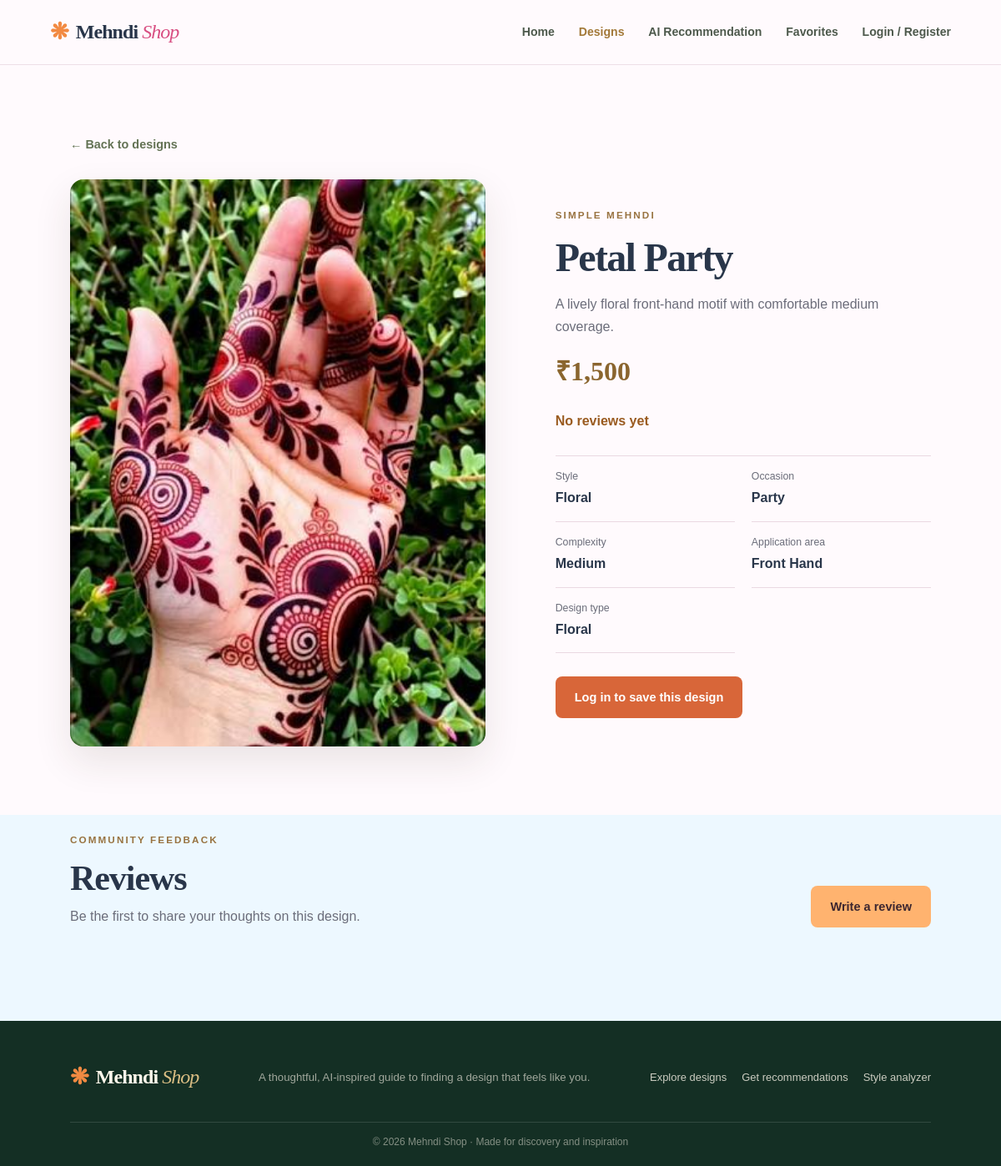
Screenshot of /design_details.php?id=16 with the database file from the repository.
### tables this page shows
CREATE TABLE IF NOT EXISTS designs (
    id INT UNSIGNED NOT NULL AUTO_INCREMENT PRIMARY KEY,
    design_name VARCHAR(150) NOT NULL,
    category_id INT UNSIGNED NOT NULL,
    image VARCHAR(255) NOT NULL,
    style VARCHAR(50) NOT NULL,
    occasion VARCHAR(50) NOT NULL,
    complexity VARCHAR(30) NOT NULL,
    application_area VARCHAR(50) NOT NULL,
    design_type VARCHAR(50) NOT NULL,
    description TEXT NOT NULL,
    price DECIMAL(7,2) NOT NULL,
    created_at TIMESTAMP NOT NULL DEFAULT CURRENT_TIMESTAMP,
    CONSTRAINT fk_designs_category FOREIGN KEY (category_id)
        REFERENCES categories (id) ON UPDATE CASCADE ON DELETE RESTRICT,
    CONSTRAINT chk_designs_price CHECK (price >= 500 AND price <= 10000),
    INDEX idx_designs_category (category_id),
    INDEX idx_designs_preferences (style, occasion, complexity, application_area, design_type)
);

CREATE TABLE IF NOT EXISTS categories (
    id INT UNSIGNED NOT NULL AUTO_INCREMENT PRIMARY KEY,
    category_name VARCHAR(100) NOT NULL UNIQUE
);

### functions.php (called while the page is built, shortened)
<?php
function h(mixed $value): string
{
    return htmlspecialchars((string) $value, ENT_QUOTES, 'UTF-8');
}
function is_logged_in(): bool
{
    return isset($_SESSION['user_id']);
}
function image_url(string $image): string
{
    $relativePath = str_starts_with($image, 'uploads/')
        ? $image
        : 'images/' . basename($image);
    $diskPath = dirname(__DIR__) . DIRECTORY_SEPARATOR
        . str_replace('/', DIRECTORY_SEPARATOR, $relativePath);
    $fallbackImages = [
        'popular-design-1.png',
        'popular-design-2.png',
        'popular-design-3.png',
        'popular-design-4.png',
        'popular-design-5.png',
        'popular-design-6.png',
    ];
    $fallbackIndex = array_sum(array_map('ord', str_split(basename($image)))) % count($fallbackImages);
    return 'images/' . $fallbackImages[$fallbackIndex];
}
function format_price(string|int|float $price): string
{
    $amount = (float) $price;
    $decimals = floor($amount) === $amount ? 0 : 2;
    return '₹' . number_format($amount, $decimals, '.', ',');
}

### design_details.php (the view, shortened to what this page needs)
<?php
require_once __DIR__ . '/includes/db.php';
require_once __DIR__ . '/includes/functions.php';
$id = filter_input(INPUT_GET, 'id', FILTER_VALIDATE_INT);
$stmt = $conn->prepare('SELECT d.*, c.category_name FROM designs d JOIN categories c ON c.id = d.category_id WHERE d.id = ?');
$stmt->bind_param('i', $id);
$stmt->execute();
$design = $stmt->get_result()->fetch_assoc();
$isFavorite = false;
$ratingStmt = $conn->prepare('SELECT COUNT(*) AS review_count, AVG(rating) AS average_rating FROM design_feedback WHERE design_id = ?');
$ratingStmt->bind_param('i', $id);
$ratingStmt->execute();
$ratingSummary = $ratingStmt->get_result()->fetch_assoc();
require __DIR__ . '/includes/header.php';
?>
<section class="section detail-section">
    <a class="back-link" href="designs.php">← Back to designs</a>
    <div class="detail-layout">
        <div class="detail-image"><img src="<?= h(image_url($design['image'])) ?>" alt="<?= h($design['design_name']) ?>"></div>
        <div class="detail-copy"><p class="eyebrow"><?= h($design['category_name']) ?></p><h1><?= h($design['design_name']) ?></h1><p class="detail-description"><?= h($design['description']) ?></p>
            <p class="detail-price"><?= h(format_price($design['price'])) ?></p>
            <p class="detail-rating"><?php if ((int) $ratingSummary['review_count'] > 0): ?>⭐ <?= number_format((float) $ratingSummary['average_rating'], 1) ?>/5 based on <?= (int) $ratingSummary['review_count'] ?> review<?= (int) $ratingSummary['review_count'] === 1 ? '' : 's' ?><?php else: ?>No reviews yet<?php endif; ?></p>
            <dl class="detail-facts"><div><dt>Style</dt><dd><?= h($design['style']) ?></dd></div><div><dt>Occasion</dt><dd><?= h($design['occasion']) ?></dd></div><div><dt>Complexity</dt><dd><?= h($design['complexity']) ?></dd></div><div><dt>Application area</dt><dd><?= h($design['application_area']) ?></dd></div><div><dt>Design type</dt><dd><?= h($design['design_type']) ?></dd></div></dl>
            <?php if (is_logged_in()): ?><form method="post" action="favorite_action.php"><input type="hidden" name="csrf_token" value="<?= h(csrf_token()) ?>"><input type="hidden" name="design_id" value="<?= (int) $design['id'] ?>"><input type="hidden" name="action" value="<?= $isFavorite ? 'remove' : 'add' ?>"><button class="button button-green" type="submit"><?= $isFavorite ? '♥ Remove from favorites' : '♡ Add to favorites' ?></button></form><?php else: ?><a class="button button-green" href="login.php">Log in to save this design</a><?php endif; ?>
        </div>
    </div>
</section>
<section class="section reviews-section" id="reviews">
    <div class="section-heading"><div><p class="eyebrow">Community feedback</p><h2>Reviews</h2><?php if ((int) $ratingSummary['review_count'] > 0): ?><p>⭐ <?= number_format((float) $ratingSummary['average_rating'], 1) ?>/5 based on <?= (int) $ratingSummary['review_count'] ?> review<?= (int) $ratingSummary['review_count'] === 1 ? '' : 's' ?></p><?php else: ?><p>Be the first to share your thoughts on this design.</p><?php endif; ?></div><a class="button button-gold" href="feedback.php?design_id=<?= (int) $id ?>">Write a review</a></div>
</section>
<?php require __DIR__ . '/includes/footer.php'; ?>

### style.css (style rules this page uses)
:root { --forest: #29364a; --green: #d86639; --leaf: #d84f82; --cream: #edf8ff; --paper: #fffafd; --sand: #ffeadc; --brown: #563e48; --muted: #6b6d7a; --gold: #f28a42; --line: #ead9e2; --red: #9d3d32; --serif: Georgia, 'Times New Roman', serif; --sans: Arial, Helvetica, sans-serif; }
* { box-sizing: border-box; }
html { scroll-behavior: smooth; }
body { margin: 0; color: var(--forest); background: var(--paper); font-family: var(--sans); font-size: 16px; line-height: 1.65; }
a { color: inherit; text-decoration: none; }
img { display: block; max-width: 100%; }
button, a, input, select, textarea { -webkit-tap-highlight-color: transparent; }
h1, h2, h3, p { margin-top: 0; }
h1, h2, h3 { font-family: var(--serif); font-weight: 600; line-height: 1.16; }
h1 { font-size: clamp(2.55rem, 5.4vw, 4.8rem); letter-spacing: -.035em; }
h2 { font-size: clamp(2rem, 3.5vw, 3.1rem); letter-spacing: -.025em; }
.eyebrow { margin-bottom: 13px; color: #987340; font-size: .73rem; font-weight: 700; letter-spacing: .18em; text-transform: uppercase; }
.button { display: inline-flex; min-height: 48px; align-items: center; justify-content: center; gap: 9px; padding: 12px 22px; border: 1px solid transparent; border-radius: 8px; cursor: pointer; font-size: .91rem; font-weight: 700; text-align: center; transition: transform .2s ease, background .2s ease, box-shadow .2s ease; }
.button-green { color: white; background: var(--green); }
.button-gold { color: #3d2730; background: #ffb36f; }
.section { padding: 82px max(7vw, 28px); }
.section-heading { display: flex; align-items: end; justify-content: space-between; gap: 24px; margin-bottom: 30px; }
.section-heading h2 { margin-bottom: 0; }
.detail-price { margin: -2px 0 20px; color: #8a652e; font-family: var(--serif); font-size: 2rem; font-weight: 700; }
.detail-section { max-width: 1300px; margin: auto; }
.back-link { display: inline-block; margin-bottom: 29px; color: #637354; font-size: .9rem; font-weight: 700; }
.detail-layout { display: grid; grid-template-columns: 1.05fr .95fr; align-items: center; gap: clamp(36px, 7vw, 90px); }
.detail-image { overflow: hidden; border-radius: 16px; background: var(--sand); box-shadow: 0 18px 45px rgba(62, 49, 29, .11); }
.detail-image img { width: 100%; max-height: 680px; object-fit: cover; }
.detail-copy h1 { margin-bottom: 16px; font-size: clamp(2.5rem, 4vw, 4rem); }
.detail-description { color: var(--muted); }
.detail-facts { display: grid; grid-template-columns: 1fr 1fr; gap: 0 20px; margin: 28px 0; border-top: 1px solid var(--line); }
.detail-facts div { padding: 14px 0; border-bottom: 1px solid var(--line); }
.detail-facts dt { color: var(--muted); font-size: .77rem; }
.detail-facts dd { margin: 3px 0 0; font-weight: 700; }
.detail-rating { margin: 0 0 18px; color: #9a5b20; font-weight: 700; }
.reviews-section { padding-top: 20px; background: var(--cream); }
.reviews-section .section-heading > div > p:last-child { margin: 8px 0 0; color: var(--muted); }

### rows the page displays
designs: category.category_name "SIMPLE MEHNDI", design_name "Petal Party", description "A lively floral front-hand motif with comfortable medium coverage.", price "₹1,500", style "Floral", occasion "Party", complexity "Medium", application_area "Front Hand", design_type "Floral"
